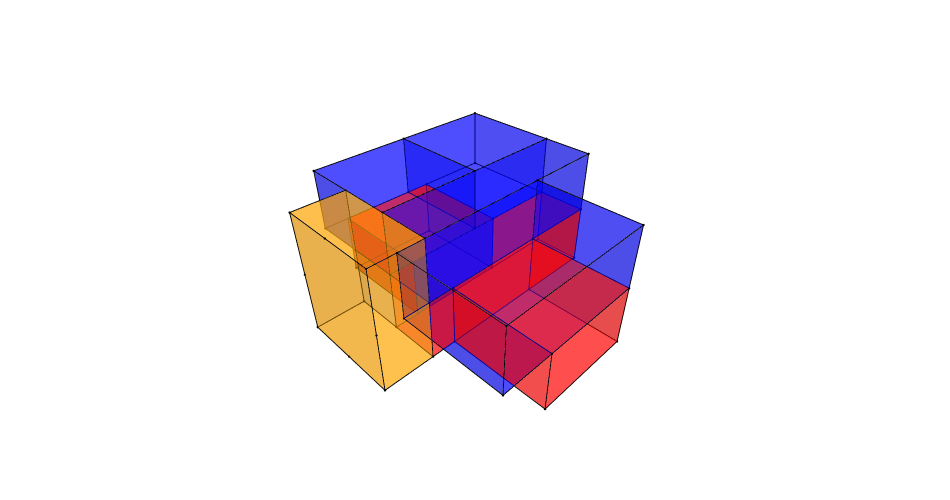

Source (notebook cell):
### Markdown cell above
## 11. Assign colour to the rooms based on floor level

### Code cell
# Color rooms (cells) based on room index in room_info

# Rebuild cells if missing or empty
working_cells = cells if isinstance(cells, list) and len(cells) > 0 else []
if len(working_cells) == 0 and "cellcomplex" in globals() and cellcomplex is not None:
    working_cells = Topology.Cells(cellcomplex)
    print("Cells rebuilt from cellcomplex:", len(working_cells))
else:
    print("Cells available:", len(working_cells))

faces_colored = []
colored_rooms = 0
skipped_rooms = []

for idx, info in room_info.items():
    if idx >= len(working_cells):
        skipped_rooms.append(idx)
        continue

    c = working_cells[idx]
    name = str(info.get("name", ""))
    lname = name.lower()

    if "residential" in lname or "_fx" in lname:
        color = "blue"
    elif "vertical" in lname or "stair" in lname:
        color = "orange"
    else:
        color = "red"

    c_faces = Topology.Faces(c)
    for f in c_faces:
        d = Dictionary.ByKeysValues(["color", "opacity", "name"], [color, 0.45, name])
        Topology.SetDictionary(f, d)
        faces_colored.append(f)

    if len(c_faces) > 0:
        colored_rooms += 1

print("Colored rooms:", colored_rooms)
print("Colored faces:", len(faces_colored))
if len(skipped_rooms) > 0:
    print("Skipped room indices (out of range):", skipped_rooms)

if len(faces_colored) > 0:
    colored_faces_cluster = Cluster.ByTopologies(faces_colored)
    Topology.Show(
        colored_faces_cluster,
        faceColorKey="color",
        faceOpacity=0.45,
        edgeColor="black",
        edgeWidth=2,
        backgroundColor="white",
        renderer="vscode"
    )
else:
    print("No faces found to color. Run Cell 13 first to build cellcomplex/cells.")

### Figure 1 — Plotly figure (JSON) as saved in the notebook; plotly's stock layout.template omitted (floating-point values rounded to 4 significant figures; data arrays with more than 128 entries replaced by an {"elided": "..."} marker saying what was removed)
{"data": [{"customdata": ["", "", "", "", "", "", "", "", "", "", "", "", "", "", "", "", "", "", "", "", "", "", "", "", "", "", "", "", "", "", "", "", "", "", "", "", "", "", "", "", "", "", "", "", "", "", "", "", "", "", "", "", ""], "hoverinfo": "text", "hovertemplate": ["Click ", "Click ", "Click ", "Click ", "Click ", "Click ", "Click ", "Click ", "Click ", "Click ", "Click ", "Click ", "Click ", "Click ", "Click ", "Click ", "Click ", "Click ", "Click ", "Click ", "Click ", "Click ", "Click ", "Click ", "Click ", "Click ", "Click ", "Click ", "Click ", "Click ", "Click ", "Click ", "Click ", "Click ", "Click ", "Click ", "Click ", "Click ", "Click ", "Click ", "Click ", "Click ", "Click ", "Click ", "Click ", "Click ", "Click ", "Click ", "Click ", "Click ", "Click ", "Click ", "Click "], "hovertext": ["", "", "", "", "", "", "", "", "", "", "", "", "", "", "", "", "", "", "", "", "", "", "", "", "", "", "", "", "", "", "", "", "", "", "", "", "", "", "", "", "", "", "", "", "", "", "", "", "", "", "", "", ""], "legendgroup": "1", "legendrank": 1, "marker": {"color": ["#000000", "#000000", "#000000", "#000000", "#000000", "#000000", "#000000", "#000000", "#000000", "#000000", "#000000", "#000000", "#000000", "#000000", "#000000", "#000000", "#000000", "#000000", "#000000", "#000000", "#000000", "#000000", "#000000", "#000000", "#000000", "#000000", "#000000", "#000000", "#000000", "#000000", "#000000", "#000000", "#000000", "#000000", "#000000", "#000000", "#000000", "#000000", "#000000", "#000000", "#000000", "#000000", "#000000", "#000000", "#000000", "#000000", "#000000", "#000000", "#000000", "#000000", "#000000", "#000000", "#000000"], "line": {"width": 0}, "opacity": 1, "size": [2.8, 2.8, 2.8, 2.8, 2.8, 2.8, 2.8, 2.8, 2.8, 2.8, 2.8, 2.8, 2.8, 2.8, 2.8, 2.8, 2.8, 2.8, 2.8, 2.8, 2.8, 2.8, 2.8, 2.8, 2.8, 2.8, 2.8, 2.8, 2.8, 2.8, 2.8, 2.8, 2.8, 2.8, 2.8, 2.8, 2.8, 2.8, 2.8, 2.8, 2.8, 2.8, 2.8, 2.8, 2.8, 2.8, 2.8, 2.8, 2.8, 2.8, 2.8, 2.8, 2.8], "sizemode": "diameter", "symbol": "circle"}, "mode": "markers", "name": "1: Untitled (Vertices)", "showlegend": false, "text": ["", "", "", "", "", "", "", "", "", "", "", "", "", "", "", "", "", "", "", "", "", "", "", "", "", "", "", "", "", "", "", "", "", "", "", "", "", "", "", "", "", "", "", "", "", "", "", "", "", "", "", "", ""], "type": "scatter3d", "x": [3.75, 1.3e-05, 3.75, 1.3e-05, -1.25, 3.75, -1.25, 3.75, -1.25, -1.25, -1.25, -1.25, 8.75, 5.0, 8.75, 5.0, 8.75, 8.75, 5.0, 1.3e-05, 5.0, 1.3e-05, 0, -2.5, 0, -1.25, -2.5, 5.0, 5.0, -2.5, 5.0, 5.0, -1.25, -2.5, 5, 0, 5, 0, 8.75, 8.75, -1.25, -1.25, 8.75, 8.75, -3.75, -3.75, -3.75, -3.75, -3.75, -1.25, -3.75, -3.75, -3.75], "y": [2.5, 2.5, 7.5, 7.5, 2.5, 2.5, 2.5, 7.5, 7.5, 7.5, 5.0, 5.0, 2.5, 2.5, 7.5, 7.5, 2.5, 7.5, 2.5, 2.5, 7.5, 7.5, -5, -5.0, 0, 8e-06, 8e-06, -5.0, -5.0, -5.0, 4e-06, 8e-06, 8e-06, 8e-06, -5, -5, 0, 0, 8e-06, 2.5, 2.5, 8e-06, 8e-06, 8e-06, 5.0, 2.5, 8e-06, 8e-06, 8e-06, 5.0, 5.0, 5.0, 2.5], "z": [3.2, 3.2, 3.2, 3.2, 3.2, 6.2, 6.2, 6.2, 3.2, 6.2, 3.2, 6.2, 3.2, 3.2, 3.2, 3.2, 6.2, 6.2, 0.2, 0.2, 0.2, 0.2, 3.2, 3.2, 3.2, 3.2, 3.2, 3.2, 6.2, 6.2, 3.2, 6.2, 6.2, 6.2, 0.2, 0.2, 0.2, 0.2, 3.2, 0.2, 0.2, 0.2, 0.2, 6.2, 6.2, 6.2, 6.2, 0.2, 3.2, 0.2, 0.2, 3.2, 0.2]}, {"hoverinfo": "text", "legendgroup": "2", "legendrank": 2, "line": {"color": "black", "dash": "solid", "width": 2}, "marker": {"size": 0}, "mode": "lines", "name": "1: Untitled (Edges)", "showlegend": false, "text": "", "type": "scatter3d", "x": {"elided": "282 float values"}, "y": {"elided": "282 float values"}, "z": {"elided": "282 float values"}}, {"cmax": 1, "cmin": 0, "color": "#FAFAFA", "colorscale": [[0, "#440154"], [0.1111, "#482878"], [0.2222, "#3e4989"], [0.3333, "#31688e"], [0.4444, "#26828e"], [0.5556, "#1f9e89"], [0.6667, "#35b779"], [0.7778, "#6ece58"], [0.8889, "#b5de2b"], [1, "#fde725"]], "facecolor": {"elided": "137 str values"}, "flatshading": true, "hoverinfo": "text", "hovertext": {"elided": "137 str values"}, "i": {"elided": "137 int values"}, "j": {"elided": "137 int values"}, "k": {"elided": "137 int values"}, "legendgroup": "3", "legendrank": 3, "lighting": {"facenormalsepsilon": 0}, "name": "1: Untitled (Faces)", "opacity": 0.45, "showlegend": false, "showscale": false, "text": {"elided": "137 str values"}, "type": "mesh3d", "x": [3.75, 3.75, 1.3e-05, 1.3e-05, -1.25, -1.25, 3.75, 3.75, -1.25, -1.25, -1.25, -1.25, 8.75, 8.75, 5.0, 5.0, 8.75, 8.75, 1.3e-05, 5.0, 5.0, 1.3e-05, -1.25, 0, -2.5, 0, -2.5, -2.5, 5.0, 5.0, 5.0, -1.25, 5.0, -2.5, 5, 0, 5, 0, 8.75, 8.75, -1.25, -1.25, 8.75, 8.75, -3.75, -3.75, -3.75, -3.75, -3.75, -1.25, -3.75, -3.75, -3.75], "y": [7.5, 2.5, 2.5, 7.5, 2.5, 2.5, 2.5, 7.5, 7.5, 7.5, 5.0, 5.0, 7.5, 2.5, 2.5, 7.5, 2.5, 7.5, 2.5, 2.5, 7.5, 7.5, 8e-06, -5, -5.0, 0, 8e-06, -5.0, -5.0, -5.0, 4e-06, 8e-06, 8e-06, 8e-06, -5, -5, 0, 0, 8e-06, 2.5, 2.5, 8e-06, 8e-06, 8e-06, 2.5, 8e-06, 5.0, 8e-06, 8e-06, 5.0, 5.0, 5.0, 2.5], "z": [3.2, 3.2, 3.2, 3.2, 6.2, 3.2, 6.2, 6.2, 6.2, 3.2, 3.2, 6.2, 3.2, 3.2, 3.2, 3.2, 6.2, 6.2, 0.2, 0.2, 0.2, 0.2, 3.2, 3.2, 3.2, 3.2, 3.2, 6.2, 6.2, 3.2, 3.2, 6.2, 6.2, 6.2, 0.2, 0.2, 0.2, 0.2, 3.2, 0.2, 0.2, 0.2, 0.2, 6.2, 6.2, 6.2, 6.2, 3.2, 0.2, 0.2, 0.2, 3.2, 0.2]}], "layout": {"autosize": true, "height": 500, "margin": {"b": 40, "l": 40, "r": 40, "t": 40}, "paper_bgcolor": "#FFFFFF", "plot_bgcolor": "#FFFFFF", "scene": {"aspectmode": "data", "camera": {"center": {"x": 0, "y": 0, "z": 0}, "eye": {"x": -1.25, "y": -1.25, "z": 1.25}, "projection": {"type": "perspective"}, "up": {"x": 0, "y": 0, "z": 1}}, "xaxis": {"visible": false}, "yaxis": {"visible": false}, "zaxis": {"visible": false}}, "showlegend": true, "width": 950, "xaxis": {"showgrid": false, "visible": false, "zeroline": false}, "yaxis": {"showgrid": false, "visible": false, "zeroline": false}}}
